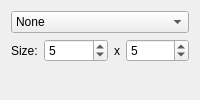
               <widget class="QWidget" name="tab_3">
                <attribute name="title">
                 <string>Blur</string>
                </attribute>
                <layout class="QVBoxLayout" name="verticalLayout_3">
                 <item>
                  <widget class="QComboBox" name="cbx_blur">
                   <item>
                    <property name="text">
                     <string>None</string>
                    </property>
                   </item>
                   <item>
                    <property name="text">
                     <string>Box</string>
                    </property>
                   </item>
                   <item>
                    <property name="text">
                     <string>Gausian</string>
                    </property>
                   </item>
                  </widget>
                 </item>
                 <item>
                  <layout class="QHBoxLayout" name="horizontalLayout_6">
                   <item>
                    <widget class="QLabel" name="label_4">
                     <property name="sizePolicy">
                      <sizepolicy hsizetype="Maximum" vsizetype="Preferred">
                       <horstretch>0</horstretch>
                       <verstretch>0</verstretch>
                      </sizepolicy>
                     </property>
                     <property name="text">
                      <string>Size:</string>
                     </property>
                    </widget>
                   </item>
                   <item>
                    <widget class="QSpinBox" name="spbx_blur_x">
                     <property name="value">
                      <number>5</number>
                     </property>
                    </widget>
                   </item>
                   <item>
                    <widget class="QLabel" name="label_12">
                     <property name="sizePolicy">
                      <sizepolicy hsizetype="Maximum" vsizetype="Preferred">
                       <horstretch>0</horstretch>
                       <verstretch>0</verstretch>
                      </sizepolicy>
                     </property>
                     <property name="text">
                      <string>x</string>
                     </property>
                    </widget>
                   </item>
                   <item>
                    <widget class="QSpinBox" name="spbx_blur_y">
                     <property name="value">
                      <number>5</number>
                     </property>
                    </widget>
                   </item>
                  </layout>
                 </item>
                 <item>
                  <spacer name="verticalSpacer_3">
                   <property name="orientation">
                    <enum>Qt::Vertical</enum>
                   </property>
                   <property name="sizeHint" stdset="0">
                    <size>
                     <width>0</width>
                     <height>0</height>
                    </size>
                   </property>
                  </spacer>
                 </item>
                </layout>
               </widget>
